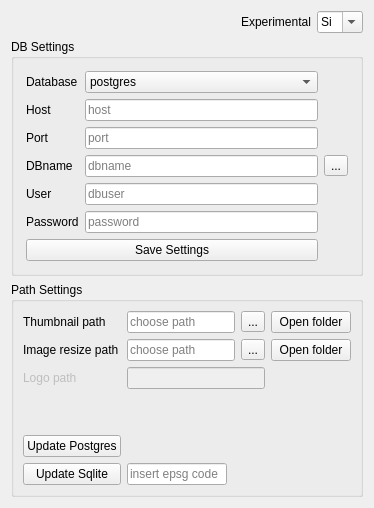
     <widget class="QWidget" name="tab">
      <property name="sizePolicy">
       <sizepolicy hsizetype="Preferred" vsizetype="Preferred">
        <horstretch>0</horstretch>
        <verstretch>0</verstretch>
       </sizepolicy>
      </property>
      <attribute name="title">
       <string>Connection settings</string>
      </attribute>
      <layout class="QGridLayout" name="gridLayout_11">
       <item row="0" column="1">
        <layout class="QHBoxLayout" name="horizontalLayout_2">
         <property name="sizeConstraint">
          <enum>QLayout::SetMaximumSize</enum>
         </property>
         <item>
          <spacer name="horizontalSpacer">
           <property name="orientation">
            <enum>Qt::Horizontal</enum>
           </property>
           <property name="sizeHint" stdset="0">
            <size>
             <width>40</width>
             <height>20</height>
            </size>
           </property>
          </spacer>
         </item>
         <item>
          <widget class="QLabel" name="label_26">
           <property name="text">
            <string>Experimental</string>
           </property>
          </widget>
         </item>
         <item>
          <widget class="QComboBox" name="comboBox_experimental">
           <property name="enabled">
            <bool>true</bool>
           </property>
           <property name="maximumSize">
            <size>
             <width>60</width>
             <height>16777215</height>
            </size>
           </property>
           <property name="mouseTracking">
            <bool>false</bool>
           </property>
           <property name="contextMenuPolicy">
            <enum>Qt::DefaultContextMenu</enum>
           </property>
           <property name="acceptDrops">
            <bool>false</bool>
           </property>
           <property name="editable">
            <bool>true</bool>
           </property>
           <property name="duplicatesEnabled">
            <bool>false</bool>
           </property>
           <property name="frame">
            <bool>true</bool>
           </property>
           <item>
            <property name="text">
             <string>Si</string>
            </property>
           </item>
           <item>
            <property name="text">
             <string>No</string>
            </property>
           </item>
          </widget>
         </item>
        </layout>
       </item>
       <item row="1" column="1">
        <widget class="QgsCollapsibleGroupBox" name="groupBox_3">
         <property name="title">
          <string>DB Settings</string>
         </property>
         <layout class="QGridLayout" name="gridLayout">
          <property name="leftMargin">
           <number>12</number>
          </property>
          <property name="topMargin">
           <number>12</number>
          </property>
          <property name="rightMargin">
           <number>12</number>
          </property>
          <property name="bottomMargin">
           <number>12</number>
          </property>
          <item row="4" column="1">
           <widget class="QLineEdit" name="lineEdit_DBname">
            <property name="maximumSize">
             <size>
              <width>700</width>
              <height>16777215</height>
             </size>
            </property>
            <property name="text">
             <string/>
            </property>
            <property name="placeholderText">
             <string>dbname</string>
            </property>
           </widget>
          </item>
          <item row="6" column="0">
           <widget class="QLabel" name="label_4">
            <property name="text">
             <string>User</string>
            </property>
           </widget>
          </item>
          <item row="6" column="1">
           <widget class="QLineEdit" name="lineEdit_User">
            <property name="inputMethodHints">
             <set>Qt::ImhNone</set>
            </property>
            <property name="text">
             <string/>
            </property>
            <property name="placeholderText">
             <string>dbuser</string>
            </property>
           </widget>
          </item>
          <item row="7" column="0">
           <widget class="QLabel" name="label_5">
            <property name="text">
             <string>Password</string>
            </property>
           </widget>
          </item>
          <item row="7" column="1">
           <widget class="QLineEdit" name="lineEdit_Password">
            <property name="inputMask">
             <string notr="true"/>
            </property>
            <property name="text">
             <string notr="true"/>
            </property>
            <property name="echoMode">
             <enum>QLineEdit::Password</enum>
            </property>
            <property name="placeholderText">
             <string>password</string>
            </property>
           </widget>
          </item>
          <item row="0" column="1">
           <widget class="QComboBox" name="comboBox_Database">
            <property name="enabled">
             <bool>true</bool>
            </property>
            <property name="mouseTracking">
             <bool>false</bool>
            </property>
            <property name="contextMenuPolicy">
             <enum>Qt::DefaultContextMenu</enum>
            </property>
            <property name="acceptDrops">
             <bool>false</bool>
            </property>
            <property name="editable">
             <bool>false</bool>
            </property>
            <property name="duplicatesEnabled">
             <bool>false</bool>
            </property>
            <property name="frame">
             <bool>true</bool>
            </property>
            <item>
             <property name="text">
              <string>postgres</string>
             </property>
            </item>
            <item>
             <property name="text">
              <string>sqlite</string>
             </property>
            </item>
           </widget>
          </item>
          <item row="1" column="0">
           <widget class="QLabel" name="label_2">
            <property name="text">
             <string>Host</string>
            </property>
           </widget>
          </item>
          <item row="2" column="1">
           <widget class="QLineEdit" name="lineEdit_Port">
            <property name="text">
             <string/>
            </property>
            <property name="placeholderText">
             <string>port</string>
            </property>
           </widget>
          </item>
          <item row="4" column="0">
           <widget class="QLabel" name="label_3">
            <property name="text">
             <string>DBname</string>
            </property>
           </widget>
          </item>
          <item row="2" column="0">
           <widget class="QLabel" name="label_7">
            <property name="text">
             <string>Port</string>
            </property>
           </widget>
          </item>
          <item row="0" column="0">
           <widget class="QLabel" name="label">
            <property name="text">
             <string>Database</string>
            </property>
           </widget>
          </item>
          <item row="8" column="0" colspan="2">
           <widget class="QPushButton" name="pushButton_save">
            <property name="focusPolicy">
             <enum>Qt::NoFocus</enum>
            </property>
            <property name="text">
             <string>Save Settings</string>
            </property>
            <property name="checkable">
             <bool>false</bool>
            </property>
            <property name="autoDefault">
             <bool>true</bool>
            </property>
           </widget>
          </item>
          <item row="1" column="1">
           <widget class="QLineEdit" name="lineEdit_Host">
            <property name="text">
             <string/>
            </property>
            <property name="placeholderText">
             <string>host</string>
            </property>
           </widget>
          </item>
          <item row="4" column="3">
           <widget class="QToolButton" name="toolButton_db">
            <property name="text">
             <string>...</string>
            </property>
           </widget>
          </item>
         </layout>
        </widget>
       </item>
       <item row="2" column="1">
        <widget class="QgsCollapsibleGroupBox" name="groupBox_4">
         <property name="title">
          <string>Path Settings</string>
         </property>
         <layout class="QGridLayout" name="gridLayout_10">
          <item row="0" column="2">
           <widget class="QToolButton" name="toolButton_thumbpath">
            <property name="text">
             <string>...</string>
            </property>
           </widget>
          </item>
          <item row="2" column="1" colspan="2">
           <widget class="QLineEdit" name="lineEdit_Logo_path">
            <property name="enabled">
             <bool>false</bool>
            </property>
            <property name="text">
             <string/>
            </property>
           </widget>
          </item>
          <item row="1" column="3">
           <widget class="QPushButton" name="pbnOpenresizeDirectory">
            <property name="text">
             <string>Open folder</string>
            </property>
           </widget>
          </item>
          <item row="2" column="0">
           <widget class="QLabel" name="label_16">
            <property name="enabled">
             <bool>false</bool>
            </property>
            <property name="text">
             <string>Logo path</string>
            </property>
           </widget>
          </item>
          <item row="1" column="1">
           <widget class="QLineEdit" name="lineEdit_Thumb_resize">
            <property name="whatsThis">
             <string>&lt;html&gt;&lt;head/&gt;&lt;body&gt;&lt;p&gt;path where you want save the image hight quality&lt;/p&gt;&lt;/body&gt;&lt;/html&gt;</string>
            </property>
            <property name="text">
             <string/>
            </property>
            <property name="placeholderText">
             <string>choose path</string>
            </property>
           </widget>
          </item>
          <item row="6" column="1">
           <widget class="QLineEdit" name="lineEdit_crs">
            <property name="enabled">
             <bool>true</bool>
            </property>
            <property name="maximumSize">
             <size>
              <width>100</width>
              <height>16777215</height>
             </size>
            </property>
            <property name="text">
             <string/>
            </property>
            <property name="placeholderText">
             <string>insert epsg code</string>
            </property>
           </widget>
          </item>
          <item row="1" column="2">
           <widget class="QToolButton" name="toolButton_resizepath">
            <property name="text">
             <string>...</string>
            </property>
           </widget>
          </item>
          <item row="0" column="0">
           <widget class="QLabel" name="label_10">
            <property name="text">
             <string>Thumbnail path</string>
            </property>
           </widget>
          </item>
          <item row="3" column="1">
           <spacer name="verticalSpacer_4">
            <property name="orientation">
             <enum>Qt::Vertical</enum>
            </property>
            <property name="sizeType">
             <enum>QSizePolicy::Expanding</enum>
            </property>
            <property name="sizeHint" stdset="0">
             <size>
              <width>20</width>
              <height>40</height>
             </size>
            </property>
           </spacer>
          </item>
          <item row="5" column="0">
           <widget class="QPushButton" name="pushButton_upd_postgres">
            <property name="enabled">
             <bool>true</bool>
            </property>
            <property name="maximumSize">
             <size>
              <width>150</width>
              <height>16777215</height>
             </size>
            </property>
            <property name="text">
             <string>Update Postgres</string>
            </property>
           </widget>
          </item>
          <item row="0" column="1">
           <widget class="QLineEdit" name="lineEdit_Thumb_path">
            <property name="whatsThis">
             <string>&lt;html&gt;&lt;head/&gt;&lt;body&gt;&lt;p&gt;path where you want save the thumbnails&lt;/p&gt;&lt;/body&gt;&lt;/html&gt;</string>
            </property>
            <property name="text">
             <string/>
            </property>
            <property name="placeholderText">
             <string>choose path</string>
            </property>
           </widget>
          </item>
          <item row="1" column="0">
           <widget class="QLabel" name="label_40">
            <property name="text">
             <string>Image resize path</string>
            </property>
           </widget>
          </item>
          <item row="6" column="0">
           <widget class="QPushButton" name="pushButton_upd_sqlite">
            <property name="enabled">
             <bool>true</bool>
            </property>
            <property name="sizePolicy">
             <sizepolicy hsizetype="Expanding" vsizetype="Fixed">
              <horstretch>0</horstretch>
              <verstretch>0</verstretch>
             </sizepolicy>
            </property>
            <property name="maximumSize">
             <size>
              <width>150</width>
              <height>16777215</height>
             </size>
            </property>
            <property name="text">
             <string>Update Sqlite</string>
            </property>
           </widget>
          </item>
          <item row="0" column="3">
           <widget class="QPushButton" name="pbnOpenthumbDirectory">
            <property name="text">
             <string>Open folder</string>
            </property>
           </widget>
          </item>
         </layout>
        </widget>
       </item>
      </layout>
     </widget>
